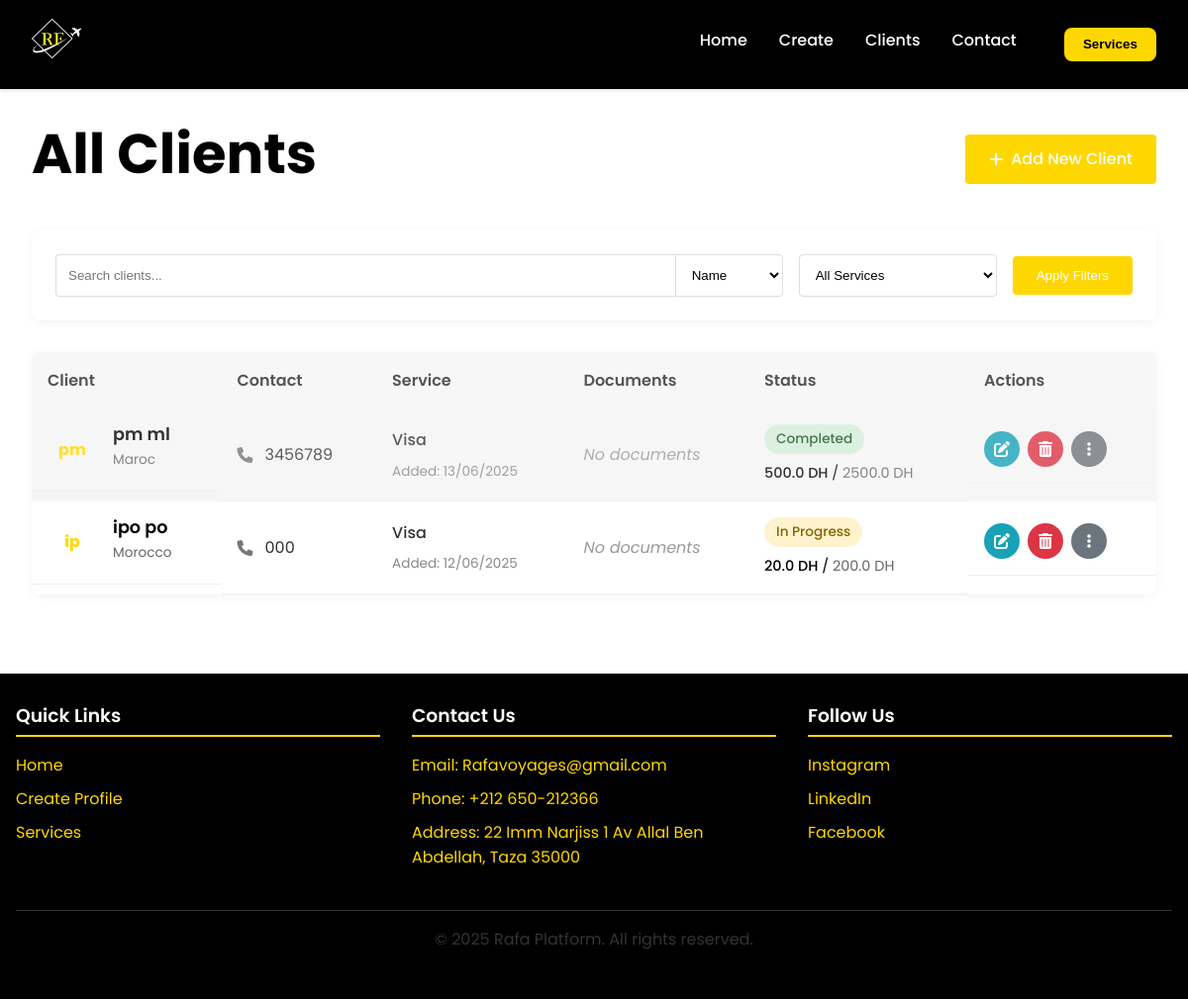
The app's page /clients with its own data.
### app.py (models this page shows)
class Profile(db.Model):
    id = db.Column(db.Integer, primary_key=True)
    first_name = db.Column(db.String(50), nullable=False)
    last_name = db.Column(db.String(50), nullable=False)
    phone = db.Column(db.String(20), nullable=False)
    email = db.Column(db.String(100))
    nationality = db.Column(db.String(50), nullable=False)
    passport = db.Column(db.String(50))
    cin = db.Column(db.String(50))
    service_type = db.Column(db.String(50), nullable=False)
    custom_service = db.Column(db.String(100))
    photo_path = db.Column(db.String(200))
    documents_path = db.Column(db.String(200))
    created_at = db.Column(db.DateTime, default=datetime.utcnow)
    is_group = db.Column(db.Boolean, default=False)
    amount_paid = db.Column(db.Float, default=0.0)
    total_amount = db.Column(db.Float, default=0.0)
    service_completed = db.Column(db.Boolean, default=False)

### app.py (the view, shortened to what this page needs)
@app.route('/clients')
def clients():
    search_query = request.args.get('search', '').strip()
    search_by = request.args.get('search_by', 'name')
    service_filter = request.args.get('service_type', 'all')
    query = Profile.query
    if service_filter != 'all':
        query = query.filter_by(service_type=service_filter)
    clients = query.order_by(Profile.created_at.desc()).all()
    service_types = [
        ('visa', 'Visa'),
        ('hotel', 'Hotel'),
        ('billet', 'Billet'),
        ('hajj', 'Hajj'),
        ('omra', 'Omra'),
        ('other', 'Other')
    ]
    return render_template(
        'clients.html',
        clients=clients,
        search_query=search_query,
        search_by=search_by,
        service_filter=service_filter,
        service_types=service_types
    )

### templates/clients.html (shortened to what this page needs)
<!DOCTYPE html>
<html lang="en">
<head>
    <link rel="stylesheet" href="{{ url_for('static', filename='css/styles.css') }}">
    <link rel="stylesheet" href="{{ url_for('static', filename='css/clients.css') }}">
    <link rel="stylesheet" href="https://cdnjs.cloudflare.com/ajax/libs/font-awesome/6.0.0/css/all.min.css">
</head>
<body>
    <header class="navbar">
        <a href="{{ url_for('index') }}" class="logo-link">
            <img src="{{ url_for('static', filename='images/logo.jpeg') }}" alt="Rafa Logo" class="logo-img" width="150" height="50">
        </a>
        <nav class="navbar-links">
            <ul>
                <li><a href="{{ url_for('index') }}">Home</a></li>
                <li><a href="{{ url_for('create_profile') }}">Create</a></li>
                <li><a href="{{ url_for('clients') }}">Clients</a></li>
                <li><a href="#contact">Contact</a></li>
                <li><button class="sidebar-toggle" id="sidebarToggle">Services</button></li>
            </ul>
        </nav>
    </header>
    <main id="main-content">
        <section class="all-clients">
            <div class="section-header">
                <h1>All Clients</h1>
                <a href="{{ url_for('create_profile') }}" class="add-client-btn">
                    <i class="fas fa-plus"></i> Add New Client
                </a>
            </div>
            <div class="client-filters">
                <form method="GET" action="{{ url_for('clients') }}" class="filter-form">
                    <div class="form-row">
                        <div class="search-group">
                            <input type="text" name="search" placeholder="Search clients..." value="{{ search_query }}">
                            <select name="search_by" class="search-select">
                                <option value="name" {% if search_by == 'name' %}selected{% endif %}>Name</option>
                            </select>
                        </div>
                        <div class="service-filter">
                            <select name="service_type" class="service-select">
                                <option value="all" {% if service_filter == 'all' %}selected{% endif %}>All Services</option>
                            </select>
                        </div>
                        <button type="submit" class="filter-btn">Apply Filters</button>
                    </div>
                </form>
            </div>
            <div class="clients-table-container">
                <table class="clients-table">
                    <thead>
                        <tr>
                            <th>Client</th>
                            <th>Contact</th>
                            <th>Service</th>
                            <th>Documents</th>
                            <th>Status</th>
                            <th>Actions</th>
                        </tr>
                    </thead>
                    <tbody>
                        {% for client in clients %}
                        <tr class="client-row {% if client.service_completed %}completed{% endif %}">
                            <td class="client-info">
                                <div class="client-avatar">
                                    {% if client.photo_path %}
                                    <img src="{{ url_for('static', filename='uploads/' + client.photo_path) }}" alt="{{ client.first_name }} {{ client.last_name }}">
                                    {% else %}
                                    <div class="avatar-placeholder">
                                        {{ client.first_name[0] }}{{ client.last_name[0] }}
                                    </div>
                                    {% endif %}
                                </div>
                                <div class="client-details">
                                    <h4>{{ client.first_name }} {{ client.last_name }}</h4>
                                    <p class="nationality">{{ client.nationality }}</p>
                                </div>
                            </td>
                            <td class="contact-info">
                                <p><i class="fas fa-phone"></i> {{ client.phone }}</p>
                            </td>
                            <td class="service-info">
                                {% if client.service_type == 'other' and client.custom_service %}
                                <p class="service-type">{{ client.custom_service }}</p>
                                {% else %}
                                <p class="service-type">{{ client.service_type|capitalize }}</p>
                                {% endif %}
                                <p class="created-date">Added: {{ client.created_at.strftime('%d/%m/%Y') }}</p>
                            </td>
                            <td class="documents-info">
                                {% if client.documents_path %}
                                <a href="{{ url_for('static', filename='uploads/' + client.documents_path) }}" target="_blank" class="doc-link">
                                    <i class="fas fa-file-alt"></i> View Documents
                                </a>
                                {% else %}
                                <span class="no-docs">No documents</span>
                                {% endif %}
                            </td>
                            <td class="status-info">
                                <span class="status-badge {% if client.service_completed %}completed{% else %}pending{% endif %}">
                                    {% if client.service_completed %}Completed{% else %}In Progress{% endif %}
                                </span>
                                <div class="payment-status">
                                    <span class="amount-paid">{{ client.amount_paid }} DH</span> /
                                    <span class="total-amount">{{ client.total_amount }} DH</span>
                                </div>
                            </td>
                            <td class="actions">
                                <a href="{{ url_for('update_client', client_id=client.id) }}" class="action-btn edit-btn" title="Edit">
                                    <i class="fas fa-edit"></i>
                                </a>
                                <a href="{{ url_for('delete_client', client_id=client.id) }}" class="action-btn delete-btn" title="Delete" onclick="return confirm('Are you sure you want to delete this client?')">
                                    <i class="fas fa-trash-alt"></i>
                                </a>
                                <a href="#" class="action-btn more-btn" title="More options">
                                    <i class="fas fa-ellipsis-v"></i>
                                </a>
                            </td>
                        </tr>
                        {% endfor %}
                    </tbody>
                </table>
            </div>
        </section>
    </main>
    <footer id="contact">
        <div class="footer-content">
            <div class="footer-section">
                <h3>Quick Links</h3>
                <ul>
                    <li><a href="{{ url_for('index') }}">Home</a></li>
                    <li><a href="{{ url_for('create_profile') }}">Create Profile</a></li>
                    <li><a href="#services">Services</a></li>
                </ul>
            </div>
            <div class="footer-section">
                <h3>Contact Us</h3>
                <ul>
                    <li>Email: Rafavoyages@gmail.com</li>
                    <li>Phone: +212 650-212366</li>
                    <li>Address: 22 Imm Narjiss 1 Av Allal Ben Abdellah, Taza 35000</li>
                </ul>
            </div>
            <div class="footer-section">
                <h3>Follow Us</h3>
                <ul>
                    <li><a href="https://www.instagram.com/agencerafavoyages">Instagram</a></li>
                    <li><a href="#">LinkedIn</a></li>
                    <li><a href="https://www.facebook.com/almassaAgencyTravel">Facebook</a></li>
                </ul>
            </div>
        </div>
        <div class="copyright">
            <p>&copy; 2025 Rafa Platform. All rights reserved.</p>
        </div>
    </footer>
</body>
</html>

### static/css/styles.css (style rules this page uses)
:root { --primary: #FFD700; --primary-dark: #D4AF37; --black: #000000; --white: #ffffff; --gray: #333333; --light-gray: #f5f5f5; --dark-bg: #1a1a1a; --shadow-sm: 0 2px 4px rgba(0, 0, 0, 0.1); --shadow-md: 0 4px 12px rgba(0, 0, 0, 0.15); --transition: all 0.3s ease; --transition-fast: all 0.15s ease; --border-radius: 8px; }
* { box-sizing: border-box; margin: 0; padding: 0; }
body { font-family: 'Poppins', sans-serif; line-height: 1.6; color: var(--black); background-color: var(--white); overflow-x: hidden; }
.navbar { display: flex; justify-content: space-between; align-items: center; padding: 1rem 2rem; background-color: var(--black); position: sticky; top: 0; z-index: 100; box-shadow: var(--shadow-sm); }
.logo-img { height: 50px; width: auto; transition: var(--transition); }
.navbar-links ul { display: flex; list-style: none; gap: 2rem; }
.navbar-links li a { padding: 0.5rem 0; position: relative; font-weight: 500; color: var(--white); text-decoration: none; }
.navbar-links li a::after { content: ''; position: absolute; bottom: 0; left: 0; width: 0; height: 2px; background-color: var(--primary); transition: var(--transition); }
h1, h2, h3, h4, h5, h6 { font-weight: 600; line-height: 1.2; margin-bottom: 0.75rem; color: var(--black); }
h1 { font-size: clamp(2.5rem, 5vw, 3.5rem); font-weight: 700; }
p { margin-bottom: 1rem; color: var(--gray); }
.sidebar-toggle { background-color: var(--primary); color: var(--black); padding: 0.6rem 1.2rem; border-radius: var(--border-radius); font-weight: 600; border: none; cursor: pointer; transition: var(--transition); }
footer { background-color: var(--black); color: var(--primary); padding: 2rem 1rem; text-align: center; margin-top: 3rem; }
.footer-content { max-width: 1200px; margin: 0 auto; display: grid; grid-template-columns: repeat(auto-fit, minmax(250px, 1fr)); gap: 2rem; text-align: left; }
.footer-section h3 { margin-bottom: 1rem; border-bottom: 2px solid var(--primary); padding-bottom: 0.5rem; color: var(--white); }
.footer-section ul { list-style: none; padding: 0; }
.footer-section ul li { margin-bottom: 0.5rem; }
.footer-section ul li a { color: var(--primary); text-decoration: none; }
.copyright { margin-top: 2rem; padding-top: 1rem; border-top: 1px solid var(--gray); color: var(--white); }
.sidebar-toggle { background-color: var(--primary); color: var(--black); padding: 0.6rem 1.2rem; border-radius: var(--border-radius); font-weight: 600; border: none; cursor: pointer; transition: var(--transition); margin-left: 1rem; }

### records on screen
Profile: first_name "p", last_name "m", first_name "pm", last_name "ml", nationality "Maroc", phone "3456789", service_type "Visa", created_at "13/06/2025", shows "No documents", service_completed "Completed", amount_paid "500.0", total_amount "2500.0"
Profile: first_name "i", last_name "p", first_name "ipo", last_name "po", nationality "Morocco", phone "000", service_type "Visa", created_at "12/06/2025", shows "No documents", service_completed "In Progress", amount_paid "20.0", total_amount "200.0"
